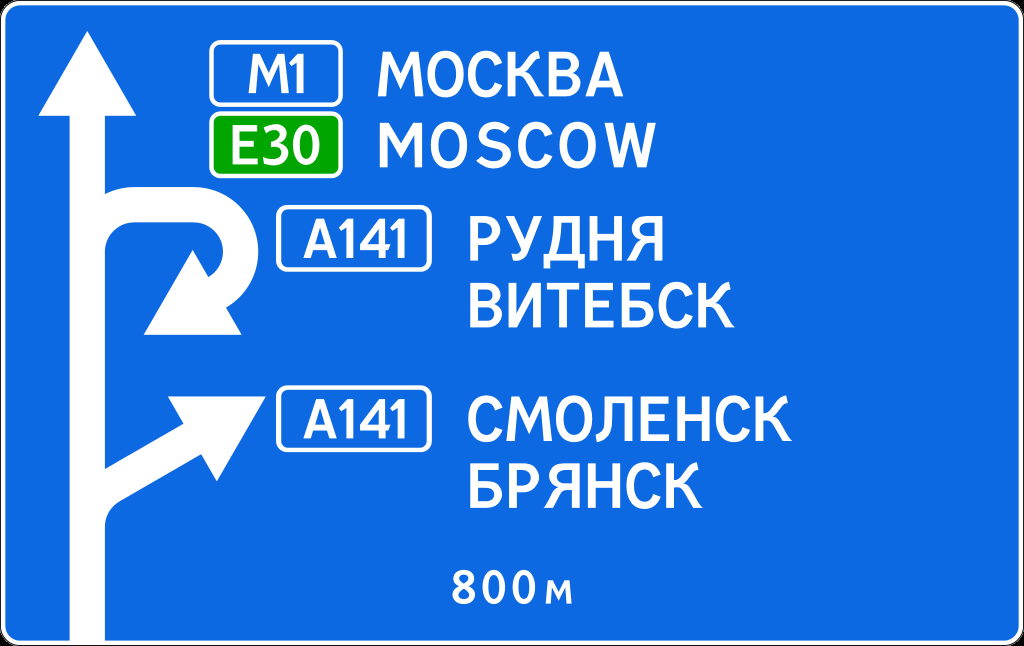
#> input picture in_progress/znak.png, 1024 x 646 px, found by its file name
$ python mser.py
#> lines starting #> are read from the running program, lines starting #| are printed output that depends on the picture
import cv2
import numpy as np
from matplotlib import pyplot as plt
img = cv2.imread('/home/yauhen/temp/1/znak.png',0)
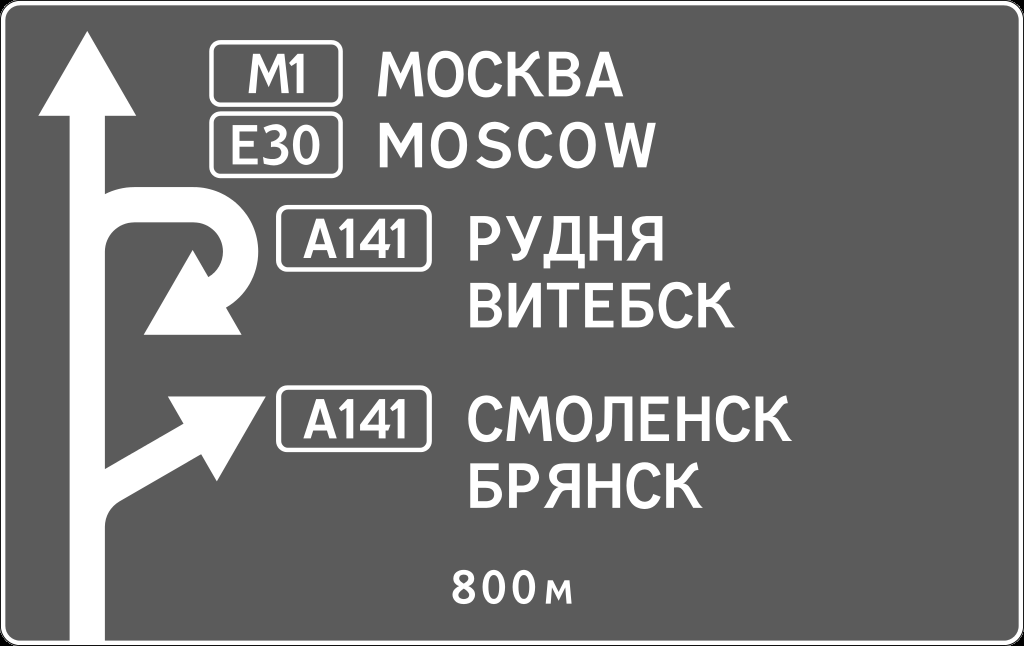
#> img: shape (646, 1024); min 0, max 255, mean 116

mser = cv2.MSER_create(5,700,5000,0.25,0.2,200,1.05,0.003,10)
gray_img = img.copy()

#> (the run stopped early here; a loop or call above may not have finished)
